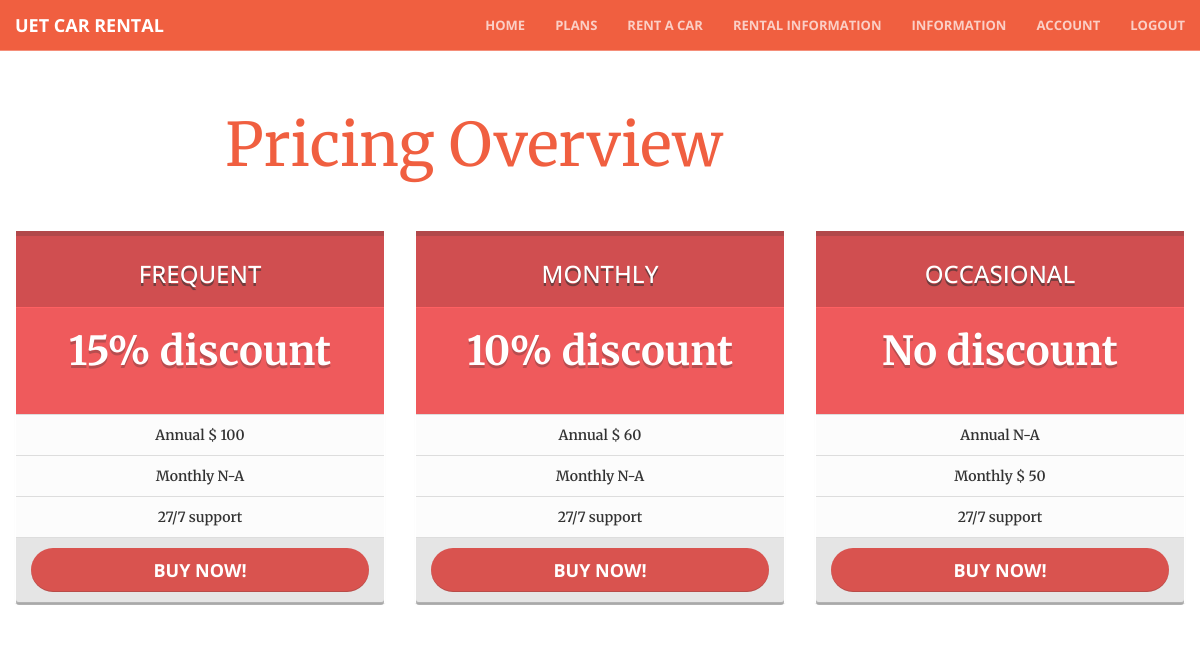
The app's page /plans.php (signed in) with its own data.
### tables this page shows
CREATE TABLE IF NOT EXISTS `driving_plan` (
  `plan_name` varchar(50) NOT NULL,
  `discount` float DEFAULT NULL,
  `monthly_payment` float DEFAULT NULL,
  `annual_fee` int(11) DEFAULT NULL,
  PRIMARY KEY (`plan_name`)
);

### plans.php (the view, shortened to what this page needs)
<!DOCTYPE html>
<html lang="en">
<head>
    <link rel="stylesheet" href="css/bootstrap.min.css" type="text/css">
    <link rel="stylesheet" href="font-awesome/css/font-awesome.min.css" type="text/css">
    <link rel="stylesheet" href="css/animate.min.css" type="text/css">
    <link rel="stylesheet" href="css/creative.css" type="text/css">
    <link rel="stylesheet" href="css/plans.css" type="text/css">
</head>
<body id="page-top" >
    <div class="container" style="margin-top:5%;">
      <nav id="mainNav" class="navbar navbar-default navbar-fixed-top" style="background-color:#f05f40">
          <div class="container-fluid">
              <div class="navbar-header">
                  <a class="navbar-brand page-scroll" href="#page-top">UET Car Rental</a>
              </div>
              <div class="collapse navbar-collapse" id="bs-example-navbar-collapse-1">
                  <ul class="nav navbar-nav navbar-right">
                      <li>
                          <a  href="home.php">Home</a>
                      </li>
                      <li>
                          <a  href="#">Plans</a>
                      </li>
                      <li>
                          <a  href="rent.php">Rent a Car</a>
                      </li>
                      <li>
                          <a  href="rentinfo.php">Rental Information</a>
                      </li>
                      <li>
                          <a  href="setting.php">Information</a>
                      </li>
                      <li>
                          <a  href="changepassword.php">Account</a>
                      </li>
                      <li>
                          <a  href="logout.php">logout</a>
                      </li>
                  </ul>
              </div>
          </div>
      </nav>
      <div class="row" >
            <div class="col-xs-8 center-block" style="float:none">
        <p style="font-size:60px;color:#f05f40">Pricing Overview</p>
      </div>
    	<div class="row" style="margin-top:40px">
        			<?php
              require 'deets.php';
              $conn = mysqli_connect($servername, $username, '');
              mysqli_select_db($conn,$dbname);
              $sql = "SELECT * FROM driving_plan;";
              if($result = mysqli_query($conn, $sql)){
                if(mysqli_num_rows($result)>0){
                	while($row = mysqli_fetch_assoc($result))
                	{
                    echo "<div class='col-xs-6 col-sm-6 col-md-4 col-lg-4'>";
                    echo '<div class="panel price panel-red">';
                    echo '<div class="panel-heading  text-center">';
                      if(is_null($row['plan_name']))
                  			echo '<h3>nill</h3>';
                  		else{
                        echo "<h3>";
                        echo strtoupper($row['plan_name']);
                        echo "</h3>";
                      }
                        echo '</div>';
                    echo '<div class="panel-body text-center">';
                      if(is_null($row['discount']))
                        echo '<p class="lead" style="font-size:40px"><strong>No discount</strong></p>';
                  		else
                        echo "<p class='lead' style='font-size:40px'><strong>{$row['discount']}% discount</strong></p>";
        						echo '</div>';
                    echo '  <ul class="list-group list-group-flush text-center">';
                      if(is_null($row['monthly_payment']))
                        echo '	<li class="list-group-item"><i class="icon-ok text-danger"></i> Annual N-A</li>';
                  		else
                        echo "	<li class='list-group-item'><i class='icon-ok text-danger'></i> Annual $ {$row["monthly_payment"]}</li>";
                        if(is_null($row['annual_fee']))
                          echo '	<li class="list-group-item"><i class="icon-ok text-danger"></i> Monthly N-A</li>';
                    		else
                          echo "	<li class='list-group-item'><i class='icon-ok text-danger'></i> Monthly $ {$row["annual_fee"]}</li>";
                      echo '	<li class="list-group-item"><i class="icon-ok text-danger"></i> 27/7 support</li>';
                      echo '</ul>';
                      echo '<div class="panel-footer">';
                        echo '	<a class="btn btn-lg btn-block btn-danger" href="#">BUY NOW!</a>';
                        echo '</div>';
                        echo '</div>';
                        echo '</div>';
                    }
                }else{
                  echo 'error';
                }
              }else{
                echo 'error';
              }
              ?>
    			</div>
    </div>
</body>
</html>

### css/creative.css (style rules this page uses)
html, body { width: 100%; height: 100%; }
body { font-family: Merriweather,'Helvetica Neue',Arial,sans-serif; }
a { color: #f05f40; -webkit-transition: all .35s; -moz-transition: all .35s; transition: all .35s; }
h1, h2, h3, h4, h5, h6 { font-family: 'Open Sans','Helvetica Neue',Arial,sans-serif; }
p { margin-bottom: 20px; font-size: 16px; line-height: 1.5; }
.navbar-default { border-color: rgba(34,34,34,.05); font-family: 'Open Sans','Helvetica Neue',Arial,sans-serif; background-color: #fff; -webkit-transition: all .35s; -moz-transition: all .35s; transition: all .35s; }
.navbar-default .navbar-header .navbar-brand { text-transform: uppercase; font-family: 'Open Sans','Helvetica Neue',Arial,sans-serif; font-weight: 700; color: #f05f40; }
.navbar-default .nav > li>a, .navbar-default .nav>li>a:focus { text-transform: uppercase; font-size: 13px; font-weight: 700; color: #222; }
@media (min-width:768px) { .navbar-default { border-color: rgba(255,255,255,.3); background-color: transparent; } }
@media (min-width:768px) { .navbar-default .navbar-header .navbar-brand { color: rgba(255,255,255,.7); } }
@media (min-width:768px) { .navbar-default .nav > li>a, .navbar-default .nav>li>a:focus { color: rgba(255,255,255,.7); } }
.btn { border: 0; border-radius: 300px; text-transform: uppercase; font-family: 'Open Sans','Helvetica Neue',Arial,sans-serif; font-weight: 700; }
body { webkit-tap-highlight-color: #222; }

### css/plans.css (style rules this page uses)
body { padding-top: 40px; padding-bottom: 40px; }
.panel.price, .panel.price>.panel-heading { border-radius:0px; -moz-transition: all .3s ease; -o-transition: all .3s ease; -webkit-transition: all .3s ease; }
.panel.price>.panel-heading { box-shadow: 0px 5px 0px rgba(50,50,50, .2) inset; text-shadow:0px 3px 0px rgba(50,50,50, .6); }
.price .list-group-item { border-bottom-:1px solid rgba(250,250,250, .5); }
.panel.price .list-group-item:last-child { border-bottom-right-radius: 0px; border-bottom-left-radius: 0px; }
.panel.price .list-group-item:first-child { border-top-right-radius: 0px; border-top-left-radius: 0px; }
.price .panel-footer { color: #fff; border-bottom:0px; background-color: rgba(0,0,0, .1); box-shadow: 0px 3px 0px rgba(0,0,0, .3); }
.panel.price .btn { box-shadow: 0 -1px 0px rgba(50,50,50, .2) inset; border:0px; }
.price.panel-red>.panel-heading { color: #fff; background-color: #D04E50; border-color: #FF6062; border-bottom: 1px solid #FF6062; }
.price.panel-red>.panel-body { color: #fff; background-color: #EF5A5C; }
.price.panel-red>.panel-body .lead { text-shadow: 0px 3px 0px rgba(50,50,50, .3); }
.price.panel-red .list-group-item { color: #333; background-color: rgba(50,50,50, .01); font-weight:600; text-shadow: 0px 1px 0px rgba(250,250,250, .75); }

### records on screen
driving_plan: plan_name "FREQUENT", discount "15", monthly_payment "100", shows "Monthly N-A"
driving_plan: plan_name "MONTHLY", discount "10", monthly_payment "60", shows "Monthly N-A"
driving_plan: plan_name "OCCASIONAL", shows "No discount", shows "Annual N-A", annual_fee "50"
